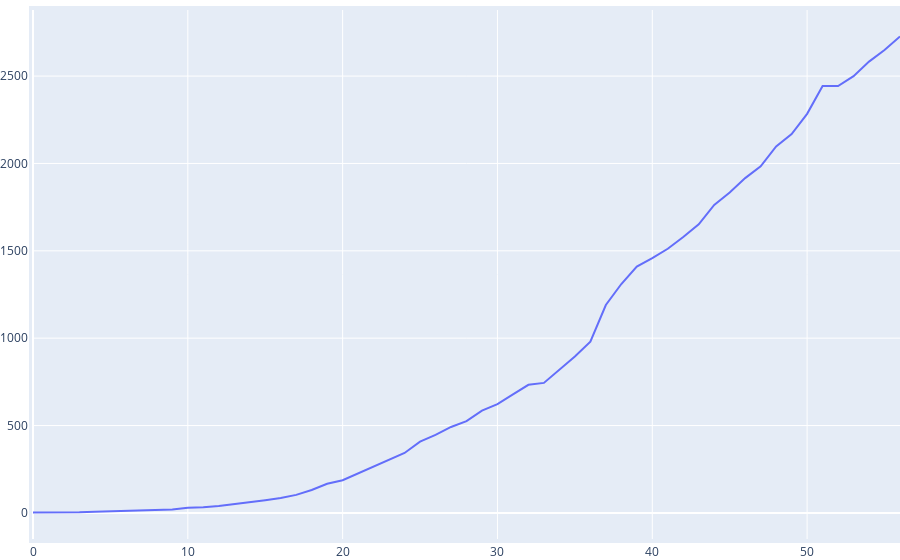

Notebook source saved alongside this figure:
### Code cell
create_second_datasets("confirmed", ["Hungary"])

### Figure 1 — Plotly figure (JSON) as saved in the notebook; plotly's stock layout.template omitted (floating-point values rounded to 4 significant figures)
{"data": [{"mode": "lines", "type": "scatter", "visible": true, "x": [0, 1, 2, 3, 4, 5, 6, 7, 8, 9, 10, 11, 12, 13, 14, 15, 16, 17, 18, 19, 20, 21, 22, 23, 24, 25, 26, 27, 28, 29, 30, 31, 32, 33, 34, 35, 36, 37, 38, 39, 40, 41, 42, 43, 44, 45, 46, 47, 48, 49, 50, 51, 52, 53, 54, 55, 56], "y": [2, 2, 2, 4, 7, 9, 9, 13, 13, 19, 30, 32, 39, 50, 58, 73, 85, 103, 131, 167, 187, 226, 261, 300, 343, 408, 447, 492, 525, 585, 623, 678, 733, 744, 817, 895, 980, 1190, 1310, 1410, 1458, 1512, 1579, 1652, 1763, 1834, 1916, 1984, 2098, 2168, 2284, 2443, 2443, 2500, 2583, 2649, 2727]}], "layout": {"margin": {"b": 0, "l": 0, "pad": 4, "r": 0, "t": 10}}}
